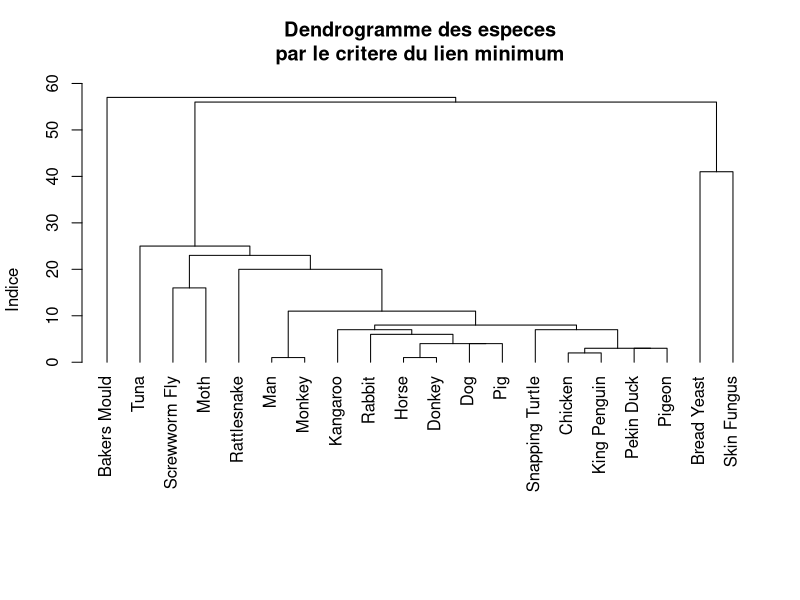
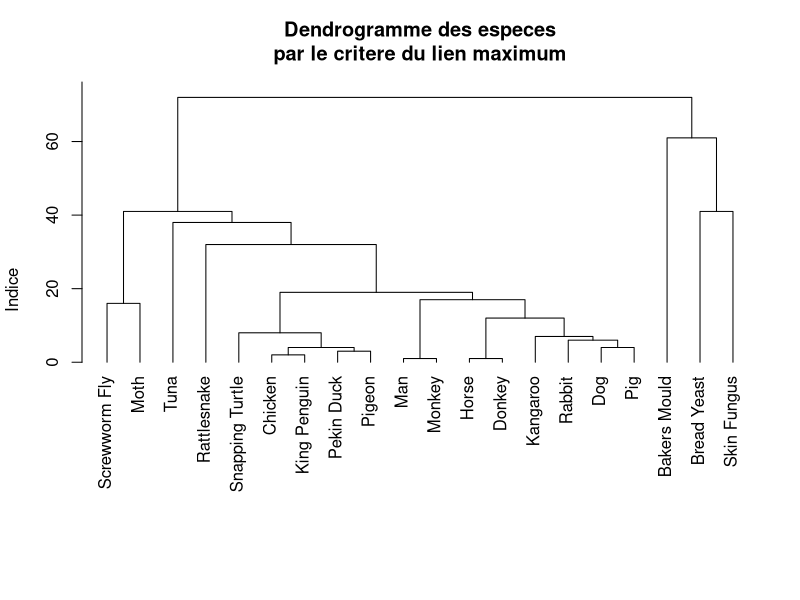
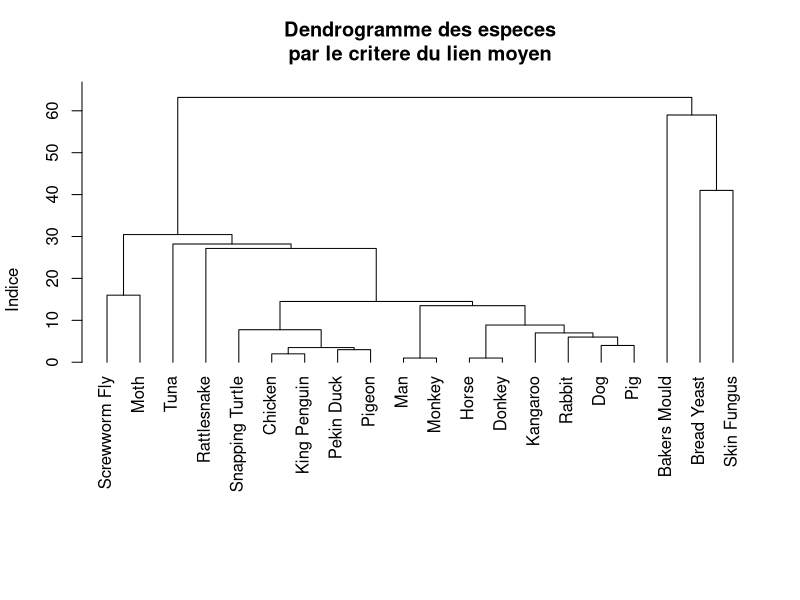
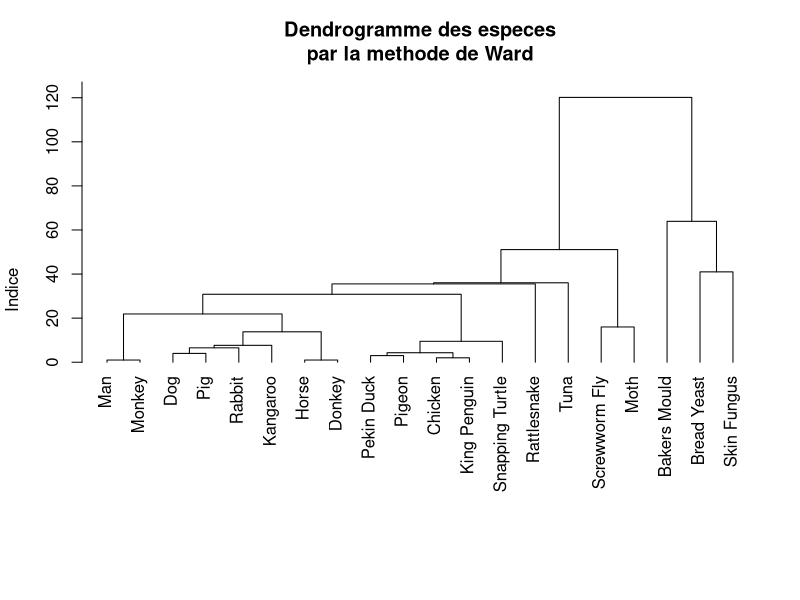

Write the R code that produced these figures, in order.
mut <- read.table("mutations2.txt", header = F, row.names = 1)
distMut <- as.dist(mut)
cluster <- hclust(distMut, "single")
png("DendrogrammeMutationsSingle.png", width = 500, height = 500)
plot(cluster,
     hang = -1,
     main = "Dendrogramme des especes\npar le critere du lien minimum",
     xlab = "",
     ylab = "Indice",
     sub = "")
dev.off()
cat("DendrogrammeMutationsSingle.png sauvegardee\n")

cluster <- hclust(distMut, "complete")
png("DendrogrammeMutationsComplete.png", width = 500, height = 500)
plot(cluster,
     hang = -1,
     main = "Dendrogramme des especes\npar le critere du lien maximum",
     xlab = "",
     ylab = "Indice",
     sub = "")
dev.off()
cat("DendrogrammeMutationsComplete.png sauvegardee\n")

cluster <- hclust(distMut, "average")
png("DendrogrammeMutationsAverage.png", width = 500, height = 500)
plot(cluster,
     hang = -1,
     main = "Dendrogramme des especes\npar le critere du lien moyen",
     xlab = "",
     ylab = "Indice",
     sub = "")
dev.off()
cat("DendrogrammeMutationsAverage.png sauvegardee\n")

library(cluster)
cluster <- agnes(distMut, method = "ward")
png("DendrogrammeMutationsWard.png", width = 500, height = 500)
plot(cluster,
     which.plots = 2,
     hang = -1,
     main = "Dendrogramme des especes\npar la methode de Ward",
     xlab = "",
     ylab = "Indice",
     sub = "")
dev.off()
cat("DendrogrammeMutationsWard.png sauvegardee\n")
